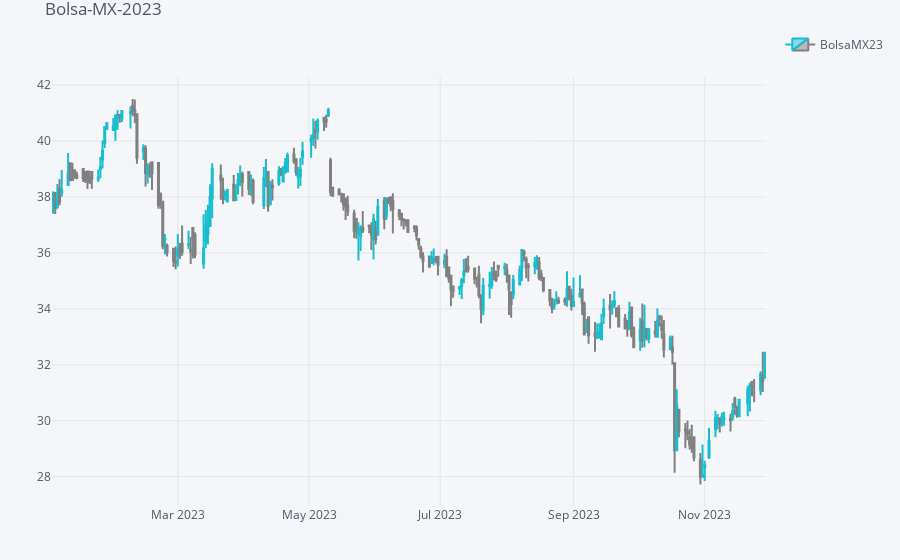

Notebook source saved alongside this figure:
### Code cell
qf.iplot(title="Bolsa-MX-2023", name="BolsaMX23")

### Figure 1 — Plotly figure (JSON) as saved in the notebook; plotly's stock layout.template omitted (floating-point values rounded to 4 significant figures; data arrays with more than 128 entries replaced by an {"elided": "..."} marker saying what was removed)
{"data": [{"close": {"elided": "230 float values"}, "decreasing": {"line": {"color": "#808080"}}, "high": {"elided": "230 float values"}, "increasing": {"line": {"color": "#17BECF"}}, "low": {"elided": "230 float values"}, "name": "BolsaMX23", "open": {"elided": "230 float values"}, "showlegend": true, "type": "candlestick", "x": {"elided": "230 str values"}, "yaxis": "y2"}], "layout": {"legend": {"bgcolor": "#F5F6F9", "font": {"color": "#4D5663"}}, "margin": {"b": 30, "l": 30, "r": 30, "t": 30}, "paper_bgcolor": "#F5F6F9", "plot_bgcolor": "#F5F6F9", "showlegend": true, "title": {"font": {"color": "#4D5663"}, "text": "Bolsa-MX-2023"}, "xaxis": {"anchor": "y2", "gridcolor": "#E1E5ED", "rangeselector": {"bgcolor": "rgba(150, 200, 250, 1)", "buttons": [{"count": 1, "label": "1m", "step": "month", "stepmode": "backward"}, {"count": 1, "label": "1y", "step": "year", "stepmode": "backward"}], "font": {"size": 13}, "visible": false, "x": 0, "y": 0.9}, "rangeslider": {"visible": false}, "showgrid": true, "tickfont": {"color": "#4D5663"}, "title": {"font": {"color": "#4D5663"}, "text": ""}, "zerolinecolor": "#E1E5ED"}, "yaxis": {"gridcolor": "#E1E5ED", "showgrid": true, "showticklabels": false, "tickfont": {"color": "#4D5663"}, "title": {"font": {"color": "#4D5663"}, "text": ""}, "zerolinecolor": "#E1E5ED"}, "yaxis2": {"domain": [0, 0.9], "gridcolor": "#E1E5ED", "showgrid": true, "tickfont": {"color": "#4D5663"}, "title": {"font": {"color": "#4D5663"}, "text": ""}, "zerolinecolor": "#E1E5ED"}}}
